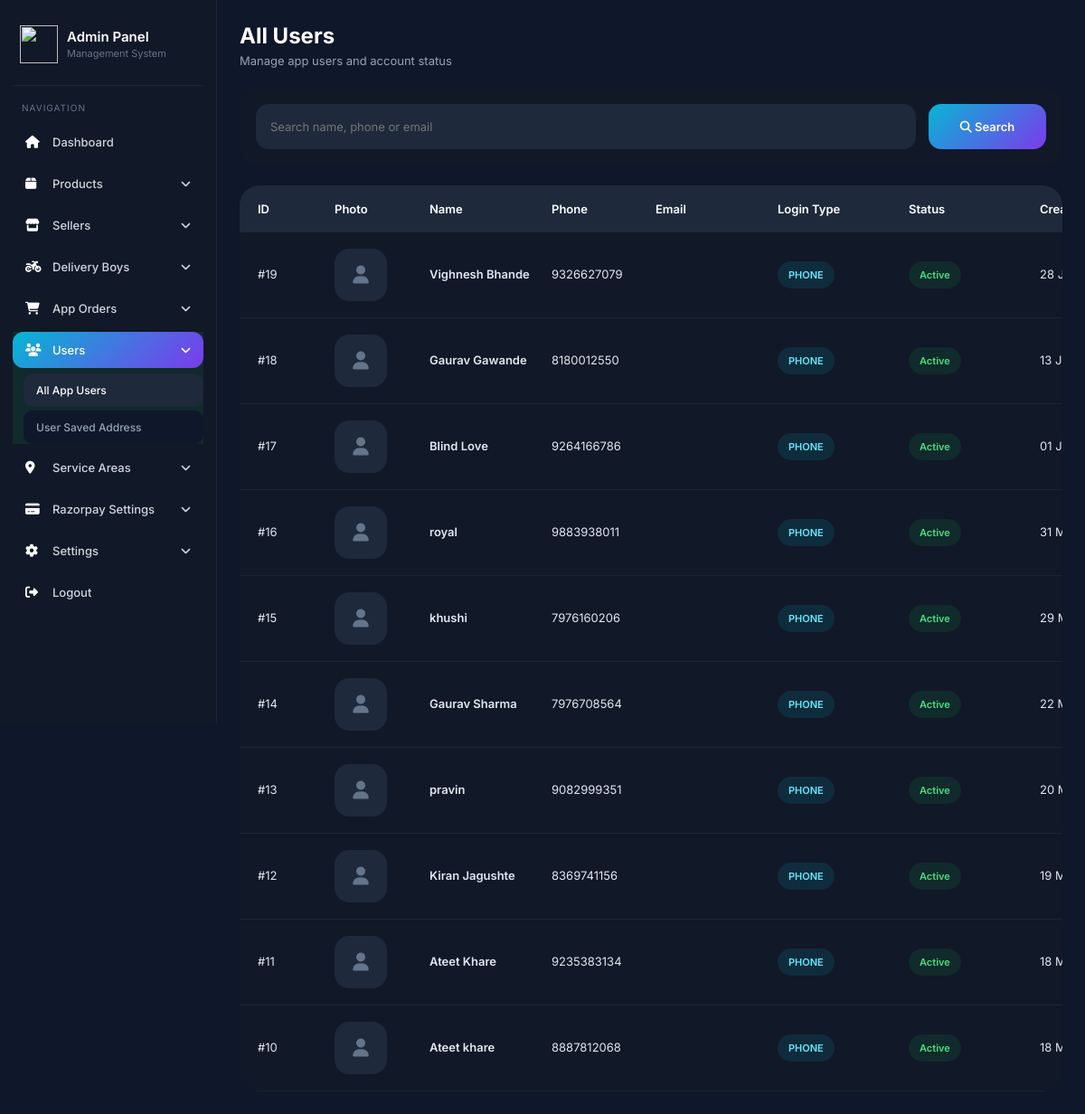
/Backend/admin/all-users.php (signed in), run on the app's committed database.
### tables this page shows
CREATE TABLE `users` (
  `id` int(11) NOT NULL,
  `phone` varchar(15) DEFAULT NULL,
  `email` varchar(150) DEFAULT NULL,
  `referral_code` varchar(20) DEFAULT NULL,
  `sponsor_code` varchar(20) DEFAULT NULL,
  `name` varchar(100) DEFAULT NULL,
  `photo` text DEFAULT NULL,
  `firebase_uid` varchar(255) DEFAULT NULL,
  `login_type` enum('phone','google') DEFAULT 'phone',
  `is_active` tinyint(1) DEFAULT 1,
  `created_at` timestamp NULL DEFAULT current_timestamp(),
  `updated_at` timestamp NULL DEFAULT current_timestamp() ON UPDATE current_timestamp(),
  `paidstatus` enum('free','paid') DEFAULT 'free',
  `wallet_balance` int(100) NOT NULL,
  `startdate` date DEFAULT NULL,
  `enddate` date DEFAULT NULL,
  `fcm_token` longtext DEFAULT NULL
);

### Backend/admin/all-users.php (the view, shortened to what this page needs)
<?php
require_once 'db.php';
?>
<?php
$search = isset($_GET['search']) ? trim($_GET['search']) : "";
$sql = "SELECT * FROM users WHERE 1";
$params = [];
$sql .= " ORDER BY id DESC";
$stmt = $pdo->prepare($sql);
$stmt->execute($params);
$users = $stmt->fetchAll();
?>
<!DOCTYPE html>
<html lang="en">
<head>
<link rel="stylesheet" href="https://cdnjs.cloudflare.com/ajax/libs/font-awesome/6.5.2/css/all.min.css">
</head>
<body>
<?php include 'nav.php'; ?>
<div class="main-content">
    <div class="page-header">
        <h1>All Users</h1>
        <p>
            Manage app users and account status
        </p>
    </div>
    <div class="search-box">
        <form method="GET">
            <input
                type="text"
                name="search"
                placeholder="Search name, phone or email"
                value="<?php echo htmlspecialchars($search); ?>"
            >
            <button type="submit" class="search-btn">
                <i class="fa-solid fa-magnifying-glass"></i>
                Search
            </button>
        </form>
    </div>
    <?php if(count($users) > 0){ ?>
    <div class="table-box">
        <div class="table-head">
            <div>ID</div>
            <div>Photo</div>
            <div>Name</div>
            <div>Phone</div>
            <div>Email</div>
            <div>Login Type</div>
            <div>Status</div>
            <div>Created</div>
        </div>
        <?php foreach($users as $user){ ?>
        <div class="table-row">
            <div class="table-text">
                #<?php echo $user['id']; ?>
            </div>
            <div>
                <div class="user-photo">
                    <?php if(!empty($user['photo'])){ ?>
                        <img src="<?php echo $user['photo']; ?>">
                    <?php }else{ ?>
                        <i class="fa-solid fa-user"></i>
                    <?php } ?>
                </div>
            </div>
            <div class="table-text name">
                <?php echo htmlspecialchars($user['name']); ?>
            </div>
            <div class="table-text">
                <?php echo htmlspecialchars($user['phone']); ?>
            </div>
            <div>
                <div class="login-type <?php echo $user['login_type']; ?>">
                    <?php echo strtoupper($user['login_type']); ?>
                </div>
            </div>
            <div>
                <?php if($user['is_active'] == 1){ ?>
                    <div class="status active">
                        Active
                    </div>
                <?php }else{ ?>
                    <div class="status inactive">
                        Blocked
                    </div>
                <?php } ?>
            </div>
            <div class="table-text">
                <?php echo date('d M Y',strtotime($user['created_at'])); ?>
            </div>
        </div>
        <?php } ?>
    </div>
    <?php } ?>
</div>
</body>
</html>

### Backend/admin/all-users.php (style rules this page uses)
* { margin:0; padding:0; box-sizing:border-box; font-family:'Inter',sans-serif; }
body { background:#0f172a; color:#fff; }
.main-content { margin-left:240px; padding:28px; }
.page-header { margin-bottom:22px; }
.page-header h1 { font-size:24px; margin-bottom:5px; }
.page-header p { color:#94a3b8; font-size:13px; }
.search-box { background:#111827; padding:18px; border-radius:20px; margin-bottom:22px; }
.search-box form { display:flex; gap:14px; }
.search-box input { flex:1; height:50px; border:none; outline:none; background:#1e293b; border-radius:14px; padding:0 16px; color:#fff; font-size:13px; }
.search-btn { width:130px; border:none; border-radius:14px; background:linear-gradient(135deg,#06b6d4,#7c3aed); color:#fff; font-size:13px; font-weight:600; cursor:pointer; }
.table-box { background:#111827; border-radius:22px; overflow:hidden; }
.table-head { display:grid; grid-template-columns: 70px 90px 1.2fr 1fr 1.2fr 130px 130px 160px 120px; gap:15px; padding:18px 20px; background:#1e293b; font-size:13px; font-weight:600; }
.table-row { display:grid; grid-template-columns: 70px 90px 1.2fr 1fr 1.2fr 130px 130px 160px 120px; gap:15px; align-items:center; padding:18px 20px; border-bottom:1px solid rgba(255,255,255,0.05); transition:.3s; }
.user-photo { width:58px; height:58px; border-radius:16px; overflow:hidden; background:#1e293b; display:flex; align-items:center; justify-content:center; }
.user-photo i { font-size:20px; color:#64748b; }
.table-text { font-size:13px; color:#e2e8f0; line-height:1.5; }
.name { font-weight:600; }
.login-type { display:inline-flex; align-items:center; justify-content:center; padding:8px 12px; border-radius:30px; font-size:11px; font-weight:600; }
.phone { background:#06b6d420; color:#67e8f9; }
.status { display:inline-flex; align-items:center; justify-content:center; padding:8px 12px; border-radius:30px; font-size:11px; font-weight:600; }
.active { background:#16a34a20; color:#4ade80; }
@media (max-width:1300px) { .table-box { overflow-x:auto; } }
@media (max-width:1300px) { .table-head, .table-row { min-width:1200px; } }

### Backend/admin/nav.php (style rules this page uses)
* { margin:0; padding:0; box-sizing:border-box; font-family:'Inter',sans-serif; }
body { background:#0f172a; }
.main-content { margin-left:240px; padding:25px; transition:.3s; }

### data on the page
users: id "19", name "Vighnesh Bhande", phone "9326627079", login_type "PHONE", is_active "Active", created_at "28…"
users: id "18", name "Gaurav Gawande", phone "8180012550", login_type "PHONE", is_active "Active", created_at "13…"
users: id "17", name "Blind Love", phone "9264166786", login_type "PHONE", is_active "Active", created_at "01…"
users: id "16", name "royal", phone "9883938011", login_type "PHONE", is_active "Active", created_at "31…"
users: id "15", name "khushi", phone "7976160206", login_type "PHONE", is_active "Active", created_at "29…"
users: id "14", name "Gaurav Sharma", phone "7976708564", login_type "PHONE", is_active "Active", created_at "22…"
users: id "13", name "pravin", phone "9082999351", login_type "PHONE", is_active "Active", created_at "20…"
users: id "12", name "Kiran Jagushte", phone "8369741156", login_type "PHONE", is_active "Active", created_at "19…"
users: id "11", name "Ateet Khare", phone "9235383134", login_type "PHONE", is_active "Active", created_at "18…"
users: id "10", name "Ateet khare", phone "8887812068", login_type "PHONE", is_active "Active", created_at "18…"
